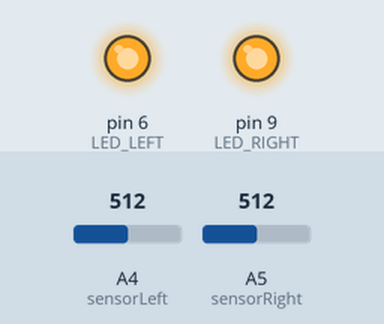
The sketch below on a simulated Arduino Uno, built with avr-gcc and run on an emulated ATmega328P. Shown: output pins drawn as LEDs (lit = HIGH). The test bench sets the inputs (shaded band); at power-on: A4 (sensorLeft) = 512, A5 (sensorRight) = 512. What the sketch prints to the serial monitor is not drawn.

Above: at 0.1 s.
Timing chart, 0 to 1.6 s (numbered marks = the images above):
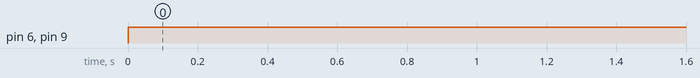

Measured:
- by itself, pin 6 (LED_LEFT), pin 9 (LED_RIGHT): LOW → HIGH at 0.00 s

The sketch:

lightsensor_classifier.ino
```cpp
#define LOWEST_VALUE 600
#define HIGHEST_VALUE 1100

#define LED_LEFT 6
#define LED_RIGHT 9
#define sensorLeft A4
#define sensorRight A5
#define histogramSize 200
#define maxSensorValue  1000


bool peaksFound = false;

int valueHistogram[histogramSize];
int histogramWidth = 1000;

int whiteValue;
int greyValue;
int blackValue;

int upperThreshold;
int lowerThreshold;

int sampleCount = 0;


void setup() {
  // put your setup code here, to run once:

  Serial.begin(9600);
  pinMode(sensorLeft, INPUT);
  pinMode(sensorRight, INPUT);

  pinMode(LED_LEFT, OUTPUT);
  pinMode(LED_RIGHT, OUTPUT);

  //Serial.println("Start measuring!");
}

//TODO
// separate sampling for each sensor

void loop() {

  //start sampling values
  if (sampleCount < histogramWidth) {
    goForward();
    //put both sensor values into the histogram
    //putIntoHistogram(analogRead(sensorLeft));
    //delay(5);
    putIntoHistogram(analogRead(sensorLeft));
    delay(10);
    sampleCount += 1;
    //Serial.println(analogRead(sensorRight));
  } else {
    goForward();
    if (!peaksFound) {
      Serial.println("finding maxima...");
      delay(10);
      findMaxima();
      getThresholds();
      peaksFound = true;

      Serial.print("upper threshold: "); Serial.println(upperThreshold);
      Serial.print("lower threshold: "); Serial.println(lowerThreshold);
      Serial.print("white: "); Serial.println(whiteValue);
      Serial.print("grey: "); Serial.println(greyValue);
      Serial.print("black: "); Serial.println(blackValue);
    } else {

      int measureLeft = putIntoHistogram(analogRead(sensorLeft));
      int measureRight = putIntoHistogram(analogRead(sensorRight));
      int left = classifyValue(measureLeft);
      int right = classifyValue(measureRight);
      Serial.print("left: "); Serial.print(left);
      Serial.print("right: "); Serial.println(right);
      driveControl(left,right);
      delay(1000);
    }

  }
}

void driveControl(int left,int right) {
  if (left == 0 && right == 2) {
    goLeft();
  }
  if (left == 1 && right == 0) {
    goLeft();
  }
  if (left == 2 && right == 1) {
    goLeft();
  }

  if (left == 0 && right == 1) {
    goRight();
  }
  if (left == 1 && right == 2) {
    goRight();
  }
  if (left == 2 && right == 0) {
    goRight();
  }
}

void lampsOff() {
  digitalWrite(LED_RIGHT, LOW);
  digitalWrite(LED_LEFT, LOW);
}

void goForward() {
  digitalWrite(LED_RIGHT, HIGH);
  digitalWrite(LED_LEFT, HIGH);
}

void goBackward() {
  digitalWrite(LED_RIGHT, HIGH);
  digitalWrite(LED_LEFT, HIGH);
  delay(500);
  digitalWrite(LED_RIGHT, LOW);
  digitalWrite(LED_LEFT, LOW);
}

void goLeft() {
  digitalWrite(LED_RIGHT, LOW);
  digitalWrite(LED_LEFT, HIGH);
}

void goRight() {
  digitalWrite(LED_LEFT, LOW);
  digitalWrite(LED_RIGHT, HIGH);
}

void getThresholds() {
  upperThreshold = (int)((whiteValue + greyValue) / 2);
  lowerThreshold = (int)((blackValue + greyValue) / 2);
}

int classifyValue(int value) {
	int out = 0;
	if(value > lowerThreshold) out++;
	if(value > upperThreshold) out++;
	Serial.println(out);
	return out;
}

int putIntoHistogram(int value) {
  int i = map(value, LOWEST_VALUE, HIGHEST_VALUE, 0 , histogramSize);
  valueHistogram[i]++;
  Serial.println(i);
  return i;
}


void findMaxima() {
  int localMax[(int) histogramSize / 2] = {0};
  int pointerToCurrentLocalMax = 0;
  int histogramPeaks[3] = {};


  //find peaks
  for (int i = 1; i < histogramSize; i++) {
    if (valueHistogram[i - 1] < valueHistogram[i] && valueHistogram[i] > valueHistogram[i + 1]) {
      localMax[pointerToCurrentLocalMax] = i;
      pointerToCurrentLocalMax ++;
    }
  }

  //select only the three highest peaks
  for (int j = 0; j < 3; ++j)
  {
    int _max = 0;
    int index = 0;
    for (int i = 1; i < (int) (histogramSize / 2); i++) {
      if (valueHistogram[localMax[i]] > _max) {
        _max = valueHistogram[localMax[i]];
        index = i;
      }
    }
    histogramPeaks[j] = localMax[index];
    valueHistogram[localMax[index]] = 0;
  }

  setLightValues(histogramPeaks);

  Serial.println("Found Maxima!");
  delay(10);
}

void setLightValues(int peaks[]){
  blackValue = 10000;
  whiteValue = 0;
  int sum = 0;

  for (int i = 0; i < 3; ++i)
  {
    Serial.println(peaks[i]);
    delay(10);
    sum += peaks[i];
    if (peaks[i] < blackValue) blackValue = peaks[i];
    if (peaks[i] > whiteValue) whiteValue = peaks[i];
  }

  greyValue =  sum - whiteValue -  blackValue;
}
```
